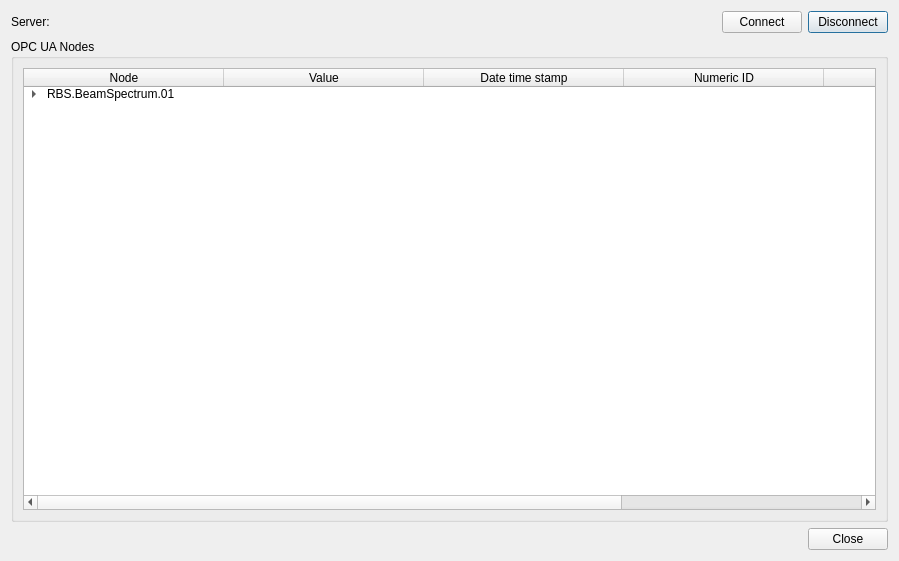
<?xml version="1.0" encoding="UTF-8"?>
<ui version="4.0">
 <class>OpcUaClientDialog</class>
 <widget class="QDialog" name="OpcUaClientDialog">
  <property name="geometry">
   <rect>
    <x>0</x>
    <y>0</y>
    <width>899</width>
    <height>561</height>
   </rect>
  </property>
  <property name="windowTitle">
   <string>OPC UA Client Dialog</string>
  </property>
  <property name="modal">
   <bool>true</bool>
  </property>
  <layout class="QGridLayout" name="gridLayout_2">
   <item row="0" column="0">
    <layout class="QGridLayout" name="gridLayout">
     <item row="0" column="1">
      <widget class="QLabel" name="opcUaServerNameLabel">
       <property name="sizePolicy">
        <sizepolicy hsizetype="Expanding" vsizetype="Preferred">
         <horstretch>0</horstretch>
         <verstretch>0</verstretch>
        </sizepolicy>
       </property>
       <property name="text">
        <string/>
       </property>
      </widget>
     </item>
     <item row="0" column="3">
      <widget class="QPushButton" name="disconnectPushButton">
       <property name="text">
        <string>Disconnect</string>
       </property>
      </widget>
     </item>
     <item row="0" column="0">
      <widget class="QLabel" name="label">
       <property name="text">
        <string>Server:</string>
       </property>
      </widget>
     </item>
     <item row="0" column="2">
      <widget class="QPushButton" name="connectPushButton">
       <property name="text">
        <string>Connect</string>
       </property>
      </widget>
     </item>
     <item row="1" column="0" colspan="4">
      <widget class="QGroupBox" name="groupBox">
       <property name="title">
        <string>OPC UA Nodes</string>
       </property>
       <layout class="QGridLayout" name="gridLayout_3">
        <item row="0" column="0">
         <widget class="QTreeWidget" name="opcUaNodesTreeWidget">
          <attribute name="headerDefaultSectionSize">
           <number>200</number>
          </attribute>
          <column>
           <property name="text">
            <string>Node</string>
           </property>
           <property name="textAlignment">
            <set>AlignHCenter|AlignVCenter|AlignCenter</set>
           </property>
          </column>
          <column>
           <property name="text">
            <string>Value</string>
           </property>
           <property name="textAlignment">
            <set>AlignHCenter|AlignVCenter|AlignCenter</set>
           </property>
          </column>
          <column>
           <property name="text">
            <string>Date time stamp</string>
           </property>
           <property name="textAlignment">
            <set>AlignHCenter|AlignVCenter|AlignCenter</set>
           </property>
          </column>
          <column>
           <property name="text">
            <string>Numeric ID</string>
           </property>
           <property name="textAlignment">
            <set>AlignHCenter|AlignVCenter|AlignCenter</set>
           </property>
          </column>
          <column>
           <property name="text">
            <string>Display Name</string>
           </property>
           <property name="textAlignment">
            <set>AlignHCenter|AlignVCenter|AlignCenter</set>
           </property>
          </column>
          <column>
           <property name="text">
            <string>Browse Name</string>
           </property>
           <property name="textAlignment">
            <set>AlignHCenter|AlignVCenter|AlignCenter</set>
           </property>
          </column>
          <item>
           <property name="text">
            <string notr="true">RBS.BeamSpectrum.01</string>
           </property>
           <property name="text">
            <string/>
           </property>
           <property name="text">
            <string/>
           </property>
           <item>
            <property name="text">
             <string notr="true">State</string>
            </property>
           </item>
           <item>
            <property name="text">
             <string notr="true">Command</string>
            </property>
           </item>
           <item>
            <property name="text">
             <string notr="true">Value</string>
            </property>
            <property name="text">
             <string notr="true"/>
            </property>
           </item>
           <item>
            <property name="text">
             <string notr="true">ValueIntegral</string>
            </property>
            <property name="text">
             <string notr="true"/>
            </property>
           </item>
           <item>
            <property name="text">
             <string notr="true">HeartBeat</string>
            </property>
            <property name="text">
             <string notr="true"/>
            </property>
           </item>
          </item>
         </widget>
        </item>
       </layout>
      </widget>
     </item>
    </layout>
   </item>
   <item row="1" column="0">
    <widget class="QDialogButtonBox" name="buttonBox">
     <property name="orientation">
      <enum>Qt::Horizontal</enum>
     </property>
     <property name="standardButtons">
      <set>QDialogButtonBox::Close</set>
     </property>
    </widget>
   </item>
  </layout>
 </widget>
 <resources/>
 <connections>
  <connection>
   <sender>buttonBox</sender>
   <signal>accepted()</signal>
   <receiver>OpcUaClientDialog</receiver>
   <slot>accept()</slot>
   <hints>
    <hint type="sourcelabel">
     <x>248</x>
     <y>254</y>
    </hint>
    <hint type="destinationlabel">
     <x>157</x>
     <y>274</y>
    </hint>
   </hints>
  </connection>
  <connection>
   <sender>buttonBox</sender>
   <signal>rejected()</signal>
   <receiver>OpcUaClientDialog</receiver>
   <slot>reject()</slot>
   <hints>
    <hint type="sourcelabel">
     <x>316</x>
     <y>260</y>
    </hint>
    <hint type="destinationlabel">
     <x>286</x>
     <y>274</y>
    </hint>
   </hints>
  </connection>
 </connections>
</ui>
